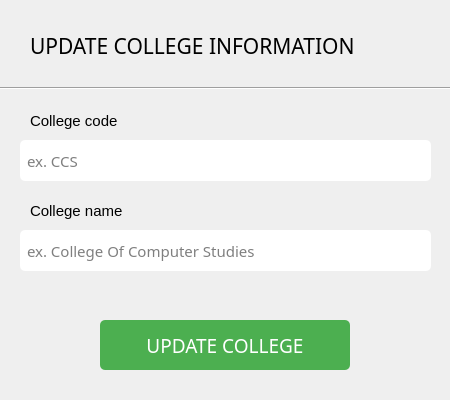
<?xml version="1.0" encoding="UTF-8"?>
<ui version="4.0">
 <class>UpdateCollegeDialog</class>
 <widget class="QDialog" name="UpdateCollegeDialog">
  <property name="geometry">
   <rect>
    <x>0</x>
    <y>0</y>
    <width>450</width>
    <height>400</height>
   </rect>
  </property>
  <property name="minimumSize">
   <size>
    <width>450</width>
    <height>400</height>
   </size>
  </property>
  <property name="maximumSize">
   <size>
    <width>450</width>
    <height>400</height>
   </size>
  </property>
  <property name="windowTitle">
   <string>Update College</string>
  </property>
  <widget class="QLabel" name="label">
   <property name="geometry">
    <rect>
     <x>30</x>
     <y>20</y>
     <width>391</width>
     <height>51</height>
    </rect>
   </property>
   <property name="font">
    <font>
     <family>Franklin Gothic Medium Cond</family>
     <pointsize>16</pointsize>
     <weight>50</weight>
     <bold>false</bold>
    </font>
   </property>
   <property name="text">
    <string>UPDATE COLLEGE INFORMATION</string>
   </property>
  </widget>
  <widget class="QLabel" name="label_2">
   <property name="geometry">
    <rect>
     <x>30</x>
     <y>100</y>
     <width>191</width>
     <height>41</height>
    </rect>
   </property>
   <property name="font">
    <font>
     <family>Arial</family>
     <pointsize>11</pointsize>
     <weight>50</weight>
     <bold>false</bold>
    </font>
   </property>
   <property name="text">
    <string>College code</string>
   </property>
  </widget>
  <widget class="QLabel" name="label_3">
   <property name="geometry">
    <rect>
     <x>30</x>
     <y>190</y>
     <width>201</width>
     <height>41</height>
    </rect>
   </property>
   <property name="font">
    <font>
     <family>Arial</family>
     <pointsize>11</pointsize>
     <weight>50</weight>
     <bold>false</bold>
    </font>
   </property>
   <property name="text">
    <string>College name</string>
   </property>
  </widget>
  <widget class="QLineEdit" name="collegeCodeEdit">
   <property name="geometry">
    <rect>
     <x>20</x>
     <y>140</y>
     <width>411</width>
     <height>41</height>
    </rect>
   </property>
   <property name="font">
    <font>
     <family>Franklin Gothic Medium Cond</family>
     <pointsize>11</pointsize>
    </font>
   </property>
   <property name="styleSheet">
    <string notr="true">QLineEdit {
        border-radius: 5px;
        padding: 5px;
    }</string>
   </property>
   <property name="placeholderText">
    <string>ex. CCS</string>
   </property>
  </widget>
  <widget class="QLineEdit" name="collegeNameEdit">
   <property name="geometry">
    <rect>
     <x>20</x>
     <y>230</y>
     <width>411</width>
     <height>41</height>
    </rect>
   </property>
   <property name="font">
    <font>
     <family>Franklin Gothic Medium Cond</family>
     <pointsize>11</pointsize>
    </font>
   </property>
   <property name="styleSheet">
    <string notr="true">QLineEdit {
        border-radius: 5px;
        padding: 5px;
    }</string>
   </property>
   <property name="placeholderText">
    <string>ex. College Of Computer Studies</string>
   </property>
  </widget>
  <widget class="QPushButton" name="pushButton">
   <property name="geometry">
    <rect>
     <x>100</x>
     <y>320</y>
     <width>250</width>
     <height>50</height>
    </rect>
   </property>
   <property name="font">
    <font>
     <family>Franklin Gothic Medium Cond</family>
     <pointsize>14</pointsize>
    </font>
   </property>
   <property name="cursor">
    <cursorShape>PointingHandCursor</cursorShape>
   </property>
   <property name="styleSheet">
    <string notr="true">QPushButton {
        background-color: #4CAF50;
        color: white;
        padding: 8px 16px;
        border: none;
        border-radius: 5px;
    }
    QPushButton:hover {
        background-color: #43A047;
    }
    QPushButton:pressed {
        background-color: #388E3C;
    }</string>
   </property>
   <property name="text">
    <string>UPDATE COLLEGE</string>
   </property>
  </widget>
  <widget class="Line" name="line">
   <property name="geometry">
    <rect>
     <x>0</x>
     <y>80</y>
     <width>451</width>
     <height>16</height>
    </rect>
   </property>
   <property name="orientation">
    <enum>Qt::Horizontal</enum>
   </property>
  </widget>
 </widget>
 <resources/>
 <connections/>
</ui>
